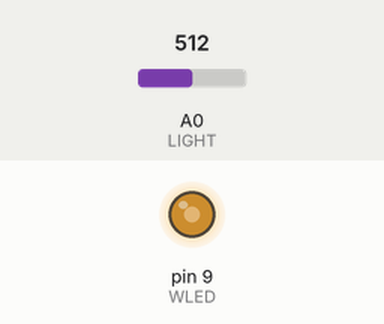
Recording of a sketch running on a simulated Arduino Uno, built with avr-gcc and run on an emulated ATmega328P. Parts: output pins drawn as LEDs (lit = HIGH). The test bench sets the inputs (shaded band); at power-on: A0 (LIGHT) = 512.

Above: at 1.2 s.
1.3 s: A0 (LIGHT) set to 716
At 1.7 s:
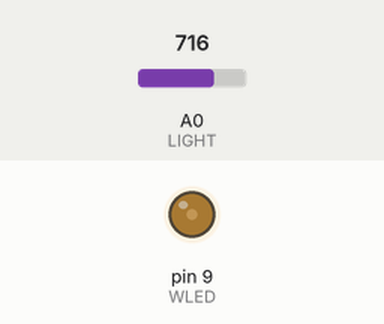
2.8 s: A0 (LIGHT) set to 900
At 4.0 s:
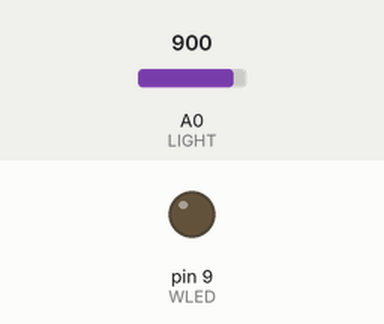
4.3 s: A0 (LIGHT) set to 886
At 5.2 s:
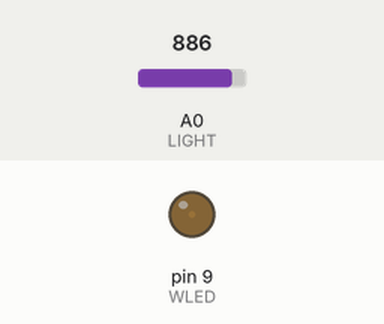
5.8 s: A0 (LIGHT) set to 306
At 6.3 s:
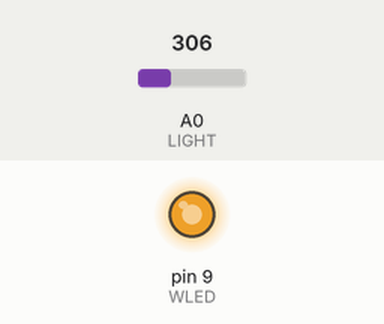
7.3 s: A0 (LIGHT) set to 511
At 8.5 s:
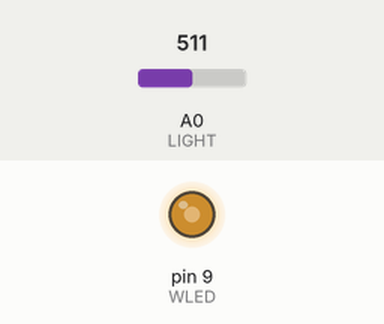
8.8 s: A0 (LIGHT) set to 910
At 9.8 s:
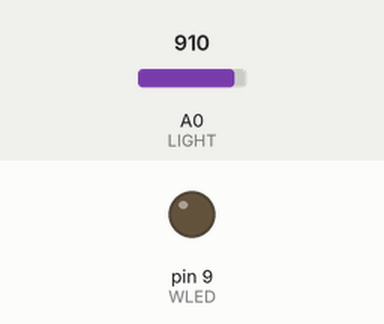
Timing chart, 0 to 11.3 s (numbered marks = the images above; inputs shaded):
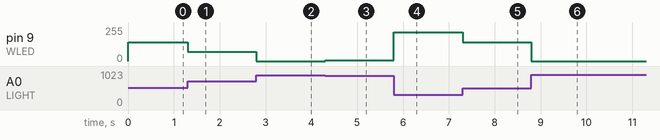

The sketch:

photo.ino
```cpp
const int LIGHT=0;
const int WLED=9;
const int MIN_LIGHT=200;
const int MAX_LIGHT=900;

int val = 0;

void setup() {
  pinMode(LIGHT, OUTPUT);
  Serial.begin(9600);
}

void loop() {
  val = analogRead(LIGHT);
  val = map(val, MIN_LIGHT, MAX_LIGHT, 255, 0);
  val = constrain(val, 0, 255);
  analogWrite(WLED, val);
}
```

Measured:
- after the input at 1.3 s, pin 9 (WLED): 142/255 → 68/255 at once
- after the input at 2.8 s, pin 9 (WLED): 68/255 → 0/255 at once
- after the input at 4.3 s, pin 9 (WLED): 0/255 → 6/255 at once
- after the input at 5.8 s, pin 9 (WLED): 6/255 → 217/255 at once
- after the input at 7.3 s, pin 9 (WLED): 217/255 → 142/255 at once
- after the input at 8.8 s, pin 9 (WLED): 142/255 → 0/255 at once
